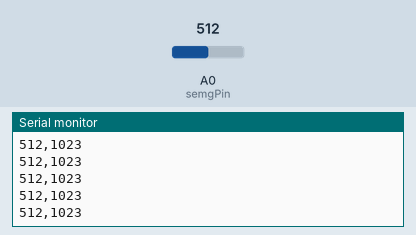
Simulated run of this sketch. Board: Arduino Uno, built with avr-gcc and run on an emulated ATmega328P. Parts: the last lines printed to the serial monitor. The inputs (shaded band) are chosen by the test bench; at power-on: A0 (semgPin) = 512.

Above: at 1.2 s.
1.3 s: A0 (semgPin) set to 716
At 2.0 s:
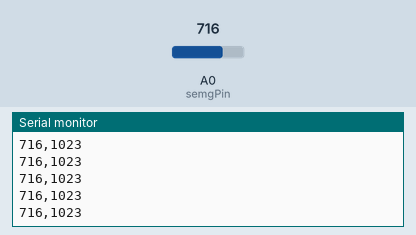
2.8 s: A0 (semgPin) set to 900
At 3.4 s:
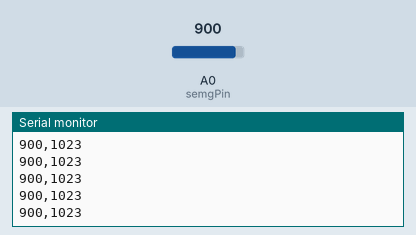
Timing chart, 0 to 5.8 s (numbered marks = the images above; inputs shaded):
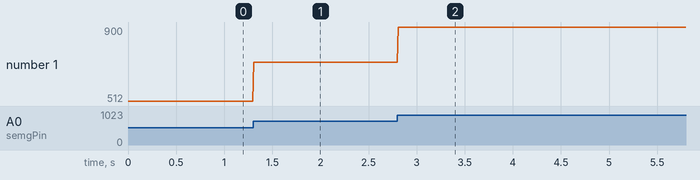

Measured:
- after the input at 1.3 s, the serial monitor: prints a new line at once (image 1)
- after the input at 2.8 s, the serial monitor: prints a new line at once (image 2)
- plotted number 1: 512 → 716 after the input at 1.3 s, 716 → 900 after the input at 2.8 s

The sketch:

sketch_demo2.ino
```cpp
#define semgPin A0
int semgValue[2] = {0, 1023};

void setup() {
  Serial.begin(115200);
}

void loop() {
  semgValue[0] = analogRead(semgPin);
  Serial.print(semgValue[0]);
  Serial.print(",");
  Serial.println(semgValue[1]);
  delay(10);
}
```
